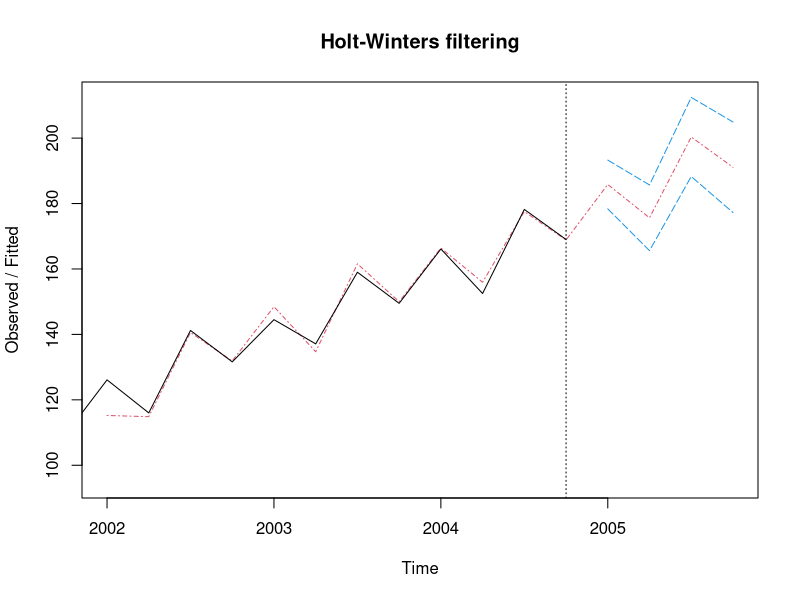

This chart was generated by the following R code:
x <- scan("power.data")
x <- ts(x, start=2001, frequency = 4)
m <- HoltWinters(x); m
p <- predict(m, n.ahead = 4, prediction.interval = TRUE); p
plot(m, p, lty.predicted = 4, lty.intervals = 5)